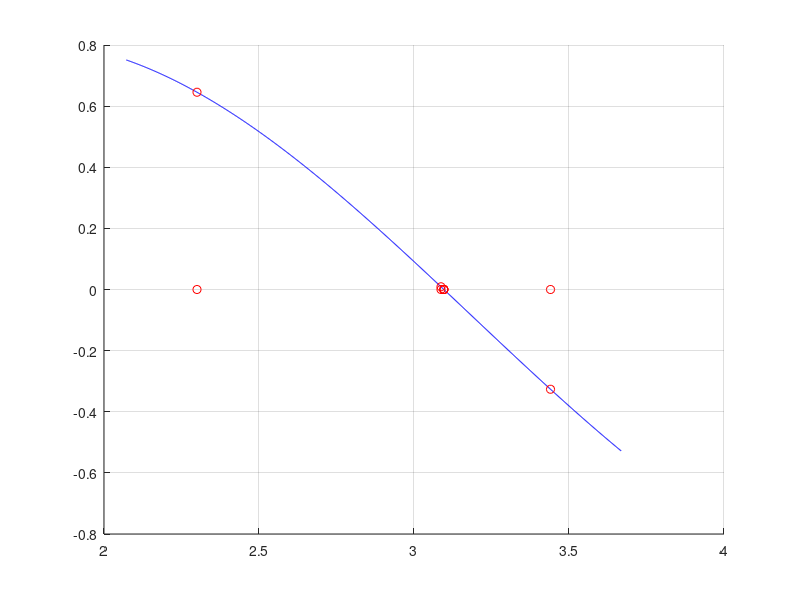

The MATLAB source for this figure:
function [] = class20180207_IT2N1_Newton ()

Xapprx=Newton(2.3,10);
format long;Xapprx',format;

end%class20180207_IT2N1_Newton

function [X] = Newton (x0,Nmax)
%Solving f(x)=0 for x by Newton's algorithm.
%x0: initial guess 
%Nmax: maximum number of iterations
err_lim=10^(-9);
err=err_lim+1;
N=0;

X(1)=x0;%storing the approximations
%Doing the first step...
[f,Df]=function_value_and_derivative(x0);
x1=x0-f/Df;
X(2)=x1;%storing again
while(err>err_lim & N<Nmax)
    %repeating...
    N=N+1;
    [f,Df]=function_value_and_derivative(X(N+1));
    X(N+2)=X(N+1)-f/Df;
    [f,Df]=function_value_and_derivative(X(N+2));
    err=abs(f);
    
    xmin=min(X);
    xmax=max(X);
    Dx=xmax-xmin;
    space=0.2*Dx;
    x=linspace(xmin-space,xmax+space,10^3);
    [fx,Dfx]=function_value_and_derivative(x);
    [fX,DfX]=function_value_and_derivative(X);
    %x,f%debugg
    visualization(x,fx,X,fX);
    
end

end%Newton

function [f,Df] = function_value_and_derivative (x)
%Computing the function value and its derivative value at x.

%f=x.^2-4;
%Df=2*x;

f=sin(x)-exp(-x);
Df=cos(x)+exp(-x);

end%function_value_and_derivative
    
function [] = visualization (x,fx,X,fX);

figure(1);
clf;
hold on;
plot(x,fx,'b-');
plot(X,zeros(size(X)),'ro')
plot(X,fX,'ro')
grid on;

end%visualization




